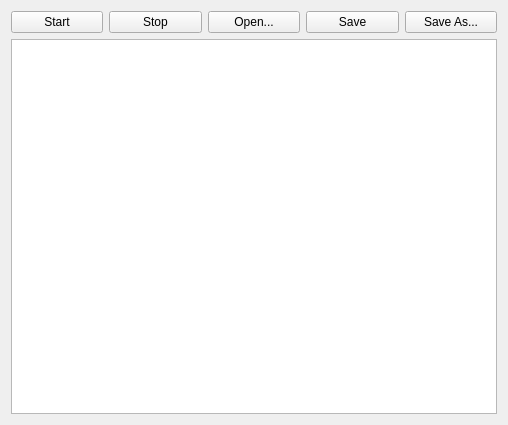
<?xml version="1.0" encoding="UTF-8"?>
<ui version="4.0">
 <class>ScriptEditorWidget</class>
 <widget class="QWidget" name="ScriptEditorWidget">
  <property name="geometry">
   <rect>
    <x>0</x>
    <y>0</y>
    <width>508</width>
    <height>425</height>
   </rect>
  </property>
  <property name="windowTitle">
   <string>Form</string>
  </property>
  <layout class="QGridLayout" name="gridLayout">
   <item row="0" column="0">
    <widget class="QPushButton" name="m_pStartButton">
     <property name="text">
      <string>Start</string>
     </property>
    </widget>
   </item>
   <item row="0" column="1">
    <widget class="QPushButton" name="m_pStopButton">
     <property name="text">
      <string>Stop</string>
     </property>
    </widget>
   </item>
   <item row="0" column="2">
    <widget class="QPushButton" name="m_pOpenButton">
     <property name="text">
      <string>Open...</string>
     </property>
    </widget>
   </item>
   <item row="0" column="3">
    <widget class="QPushButton" name="m_pSaveButton">
     <property name="text">
      <string>Save</string>
     </property>
    </widget>
   </item>
   <item row="0" column="4">
    <widget class="QPushButton" name="m_pSaveAsButton">
     <property name="text">
      <string>Save As...</string>
     </property>
    </widget>
   </item>
   <item row="1" column="0" colspan="5">
    <widget class="QPlainTextEdit" name="m_pTextEdit"/>
   </item>
  </layout>
 </widget>
 <resources/>
 <connections/>
</ui>
